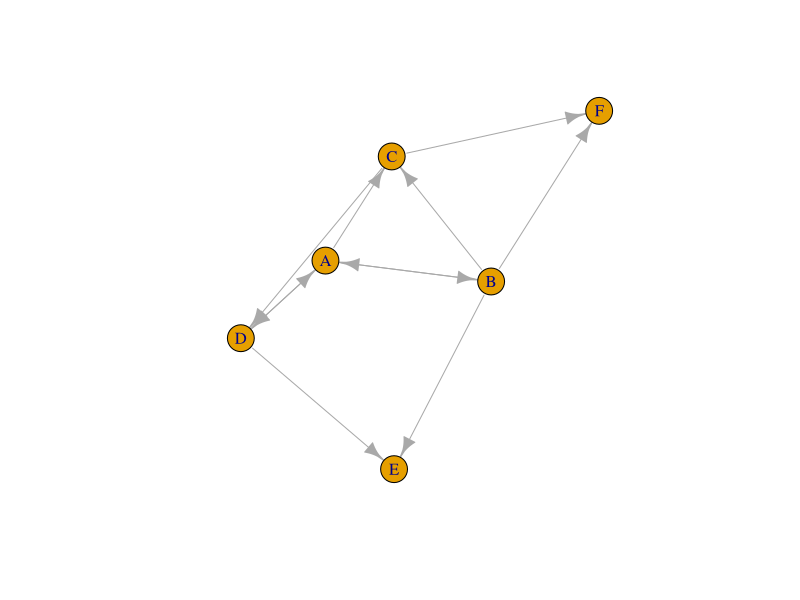
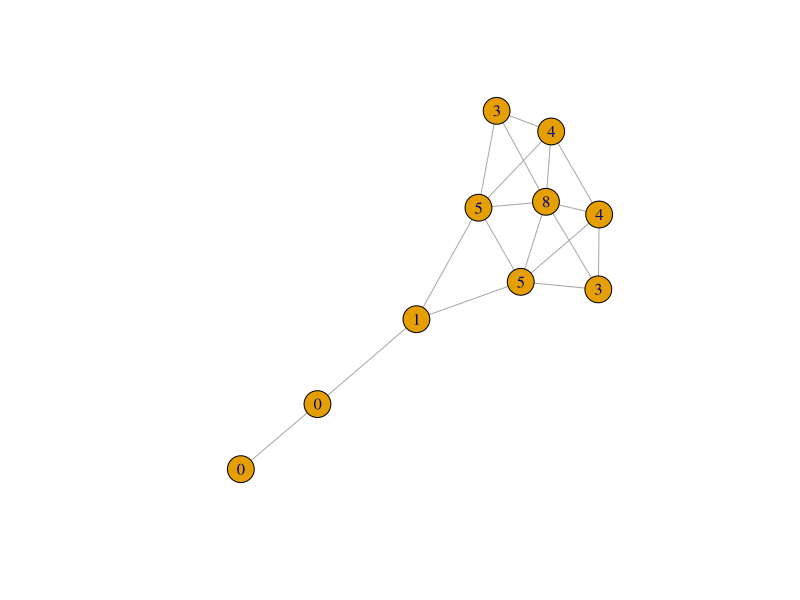
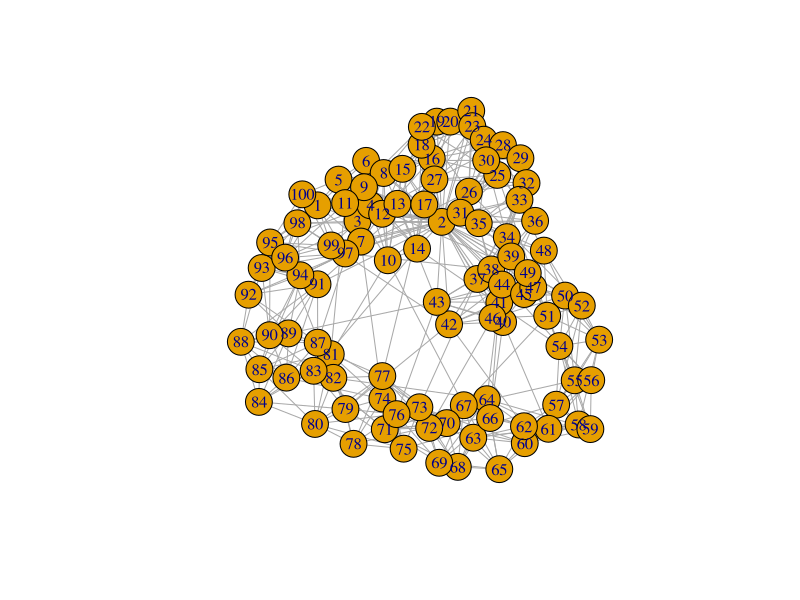

Source code (R) for these figures, in order:
#install.packages("igraph")
library("igraph")

g <- graph.famous("Krackhardt_Kite")
vcount(g)
ecount(g)
ecount(g) / (vcount(g) * (vcount(g) - 1) / 2)
degree(g)
dg <- graph.formula(A ++ B, A ++ D, A -+ C, B -+ C, B -+ E, B -+ F, C -+ D, C -+ F, D -+ E)
plot(dg)
reciprocity(dg)
dyad.census(dg)
kite <- graph.famous("Krackhardt_Kite")
atri <- adjacent.triangles(kite)
plot(kite,vertex.label=atri)
transitivity(kite, type="local")
adjacent.triangles(kite) / (degree(kite) * (degree(kite)-1) / 2)
g2 <- barabasi.game(50, p=2, directed=F)
g1 <- watts.strogatz.game(1, size=100,nei=5,p=0.05)
g <- graph.union(g1,g2)
g <- simplify(g)
plot(g)
mutual <- dyad.census(dg)$mut
mutual / (ecount(dg))
